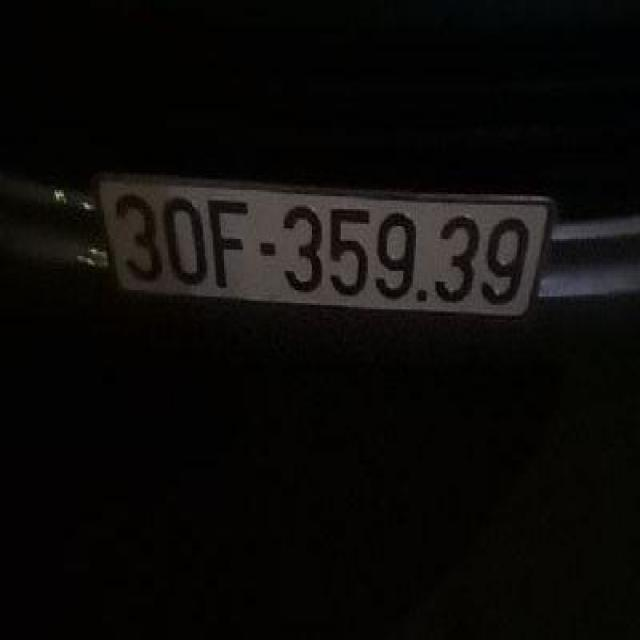
#> input picture dataset/test/images/Tgmt_0558_png.rf.e13610194e1a2779f07acdd0924a6674.jpg, 640 x 640 px
$ python -i utils.py   (imports and definitions only)
#> lines starting #> are read from the running program, lines starting #| are printed output that depends on the picture
#> further down, picture is the input picture: shape (640, 640, 3); mean B, G, R 8.9, 10.6, 11.9
import cv2
import numpy as np


# ── Crop OBB ───────────────────────────────────────────
# [18 lines left out: functions order_points, crop_obb, not called in this run]


def preprocess_plate_image(plate_img, contrast=1.4, clip_limit=2.0, sharpen=True):
#> called with contrast = 1.4, clip_limit = 2, sharpen = True
    gray = cv2.cvtColor(plate_img, cv2.COLOR_BGR2GRAY)
    clahe = cv2.createCLAHE(clipLimit=clip_limit, tileGridSize=(8, 8))
    gray = clahe.apply(gray)
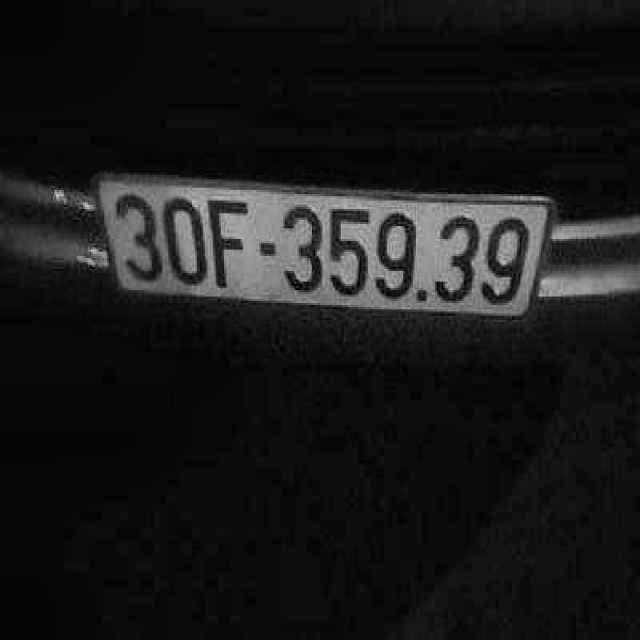
#> gray: shape (640, 640); min 1, max 200, mean 25.1
    if sharpen:
        kernel = np.array([[0, -1, 0], [-1, 5, -1], [0, -1, 0]], dtype=np.float32)
        gray = cv2.filter2D(gray, -1, kernel)
    gray = cv2.convertScaleAbs(gray, alpha=contrast, beta=0)
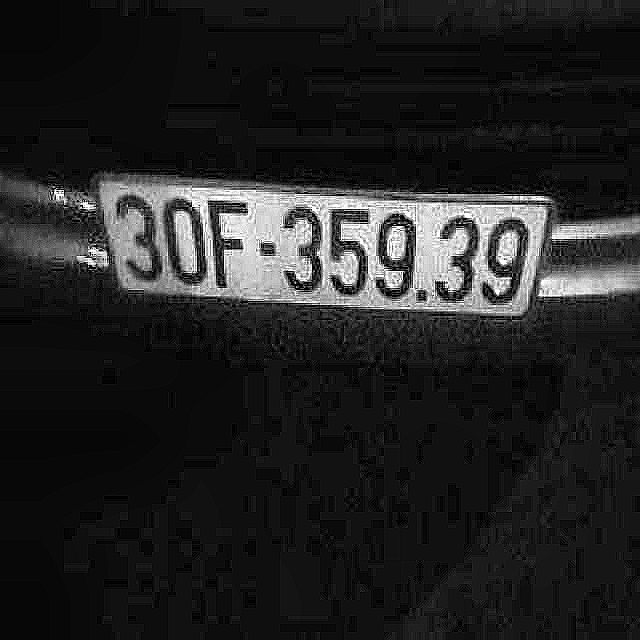
#> gray: shape (640, 640); min 0, max 255, mean 35.3
    return cv2.cvtColor(gray, cv2.COLOR_GRAY2BGR)


# [33 lines left out: functions _iou, _dedupe_results, not called in this run]

>>> import cv2
>>> picture = cv2.imread('../dataset/test/images/Tgmt_0558_png.rf.e13610194e1a2779f07acdd0924a6674.jpg')
>>> result = preprocess_plate_image(picture)
